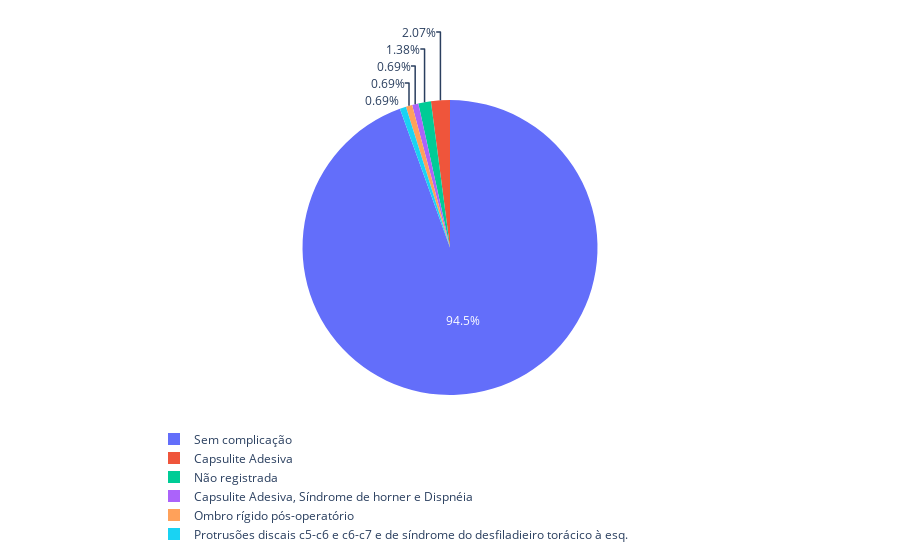

The notebook cell saved with this chart:
### Code cell
capsulite_adesiva = df_complicacao.iloc[0][0]
capsulite_adesiva_sindrome_horner = df_complicacao.iloc[1][0]
num_nan = df_complicacao.iloc[2][0]
ombro_rigido = df_complicacao.iloc[3][0]
protrusoes = df_complicacao.iloc[4][0]
sem_complicacao = df_complicacao.iloc[5][0]


labels = ['Capsulite Adesiva','Capsulite Adesiva, Síndrome de horner e Dispnéia', 'Não registrada', 'Ombro rígido pós-operatório', 'Protrusões discais c5-c6 e c6-c7 e de síndrome do desfiladieiro torácico à esq.', 'Sem complicação']
values = [capsulite_adesiva, capsulite_adesiva_sindrome_horner, num_nan, ombro_rigido, protrusoes, sem_complicacao]

fig = go.Figure(data=[go.Pie(labels=labels, values=values)])
fig.update_layout(legend_orientation="h")
fig.show()

### Figure 1 — Plotly figure (JSON) as saved in the notebook; plotly's stock layout.template omitted (floating-point values rounded to 4 significant figures)
{"data": [{"labels": ["Capsulite Adesiva", "Capsulite Adesiva, Síndrome de horner e Dispnéia", "Não registrada", "Ombro rígido pós-operatório", "Protrusões discais c5-c6 e c6-c7 e de síndrome do desfiladieiro torácico à esq.", "Sem complicação"], "type": "pie", "values": [3, 1, 2, 1, 1, 137]}], "layout": {"legend": {"orientation": "h"}}}
